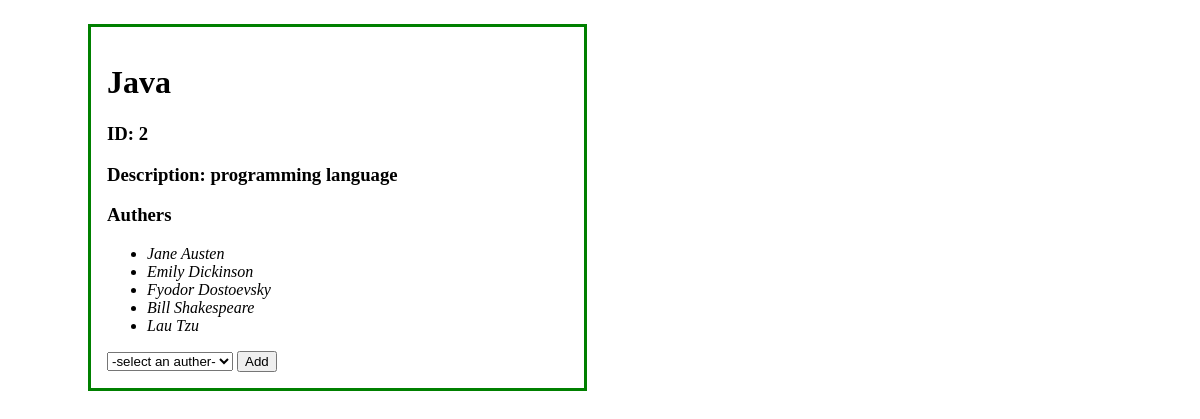
The page /books/2 on the database its author committed.
### books_authors_app/models.py (models this page shows)
class Book(models.Model):
    title = models.CharField(max_length=255)
    desc = models.TextField()
    created_at = models.DateTimeField(auto_now_add=True)
    updated_at = models.DateTimeField(auto_now=True)

class Auther(models.Model):
    first_name = models.CharField(max_length=45)
    last_name = models.CharField(max_length=45)
    notes = models.TextField(null=True)
    books = models.ManyToManyField(Book, related_name = 'authers')
    created_at = models.DateTimeField(auto_now_add=True)
    updated_at = models.DateTimeField(auto_now=True)

### books_authors_app/views.py (the view)
# urls.py: path('books/<int:book_id>', views.viewbook),
def viewbook(request, book_id):
    book =Book.objects.get(id=book_id)
    all_book_authers =book.authers.all()
    all_authers = Auther.objects.exclude(books = book_id)
    context = {
        "book":book,
        'all_book_authers':all_book_authers,
        'all_authers':all_authers
    }
    return render(request, 'view_book.html', context)

### books_authors_app/templates/view_book.html (shortened to what this page needs)
<!DOCTYPE html>
<html lang="en">
<head>
    {% load static %}
    <link rel="stylesheet" href="{% static 'css/style2.css' %}">
</head>
<body>
    <div class="view">
        <h1>{{ book.title }}</h1>
        <h3>ID: {{ book.id }}</h3>
        <h3>Description: <span>{{ book.desc }}</span></h3>
        <h3>Authers</h3>
        <ul>
            {% for auther in all_book_authers %}
                <li><em>{{ auther.first_name }} {{ auther.last_name }}</em></li>
            {% endfor%}
        </ul>
        <form action="/add_auther" method="POST">
            <select name="authers">
                <option value = "">-select an auther-</option>
            </select>
            <button type="submit">Add</button>
        </form>
    </div>
</body>
</html>

### books_authors_app/static/css/style2.css (style rules this page uses)
body { padding: 1em; }
.view { width: 40%; border: 3px solid green; margin-left:4em; padding: 1em; }

### rows shown on the page
Book: title "Java", id "2", desc "programming language"
Auther: first_name "Jane", last_name "Austen"
Auther: first_name "Emily", last_name "Dickinson"
Auther: first_name "Fyodor", last_name "Dostoevsky"
Auther: first_name "Bill", last_name "Shakespeare"
Auther: first_name "Lau", last_name "Tzu"
